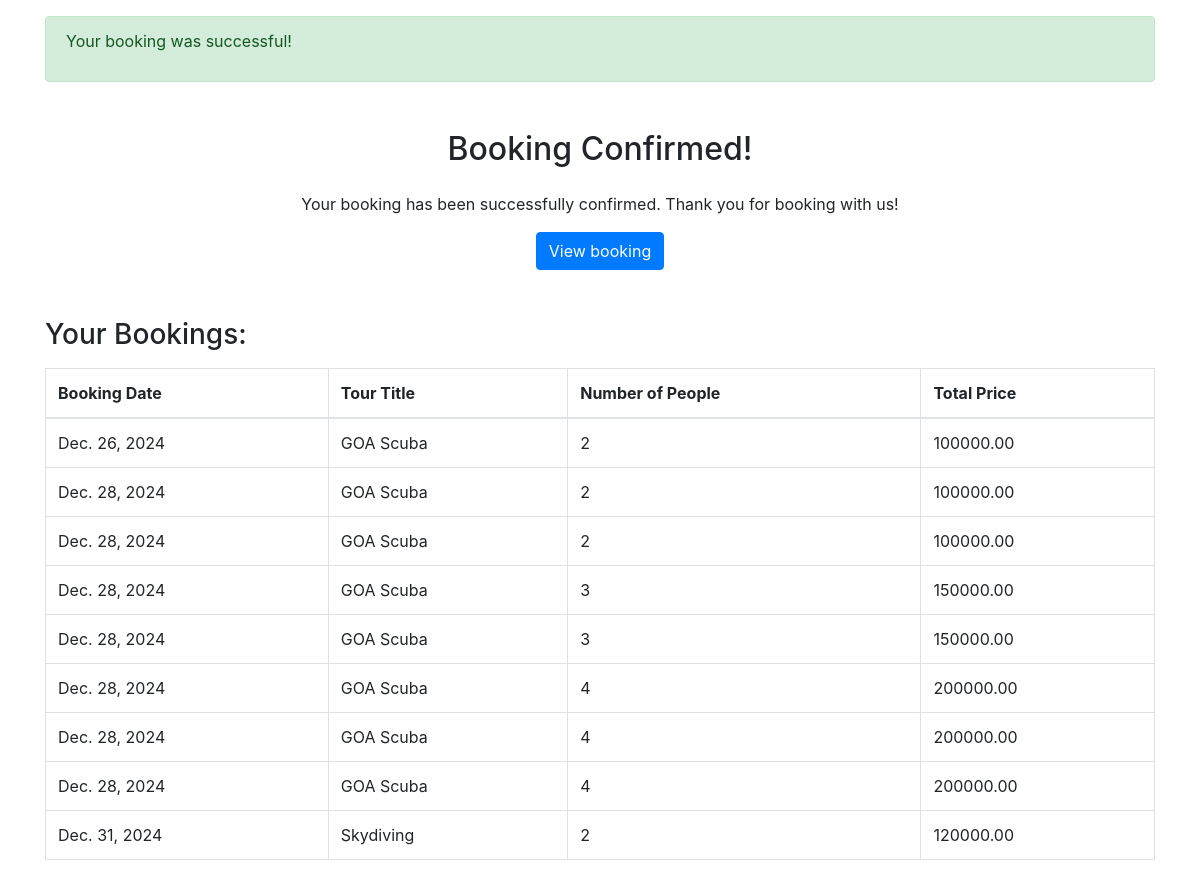
Before: /Tour/booking_success/ (signed in) with the older database file.
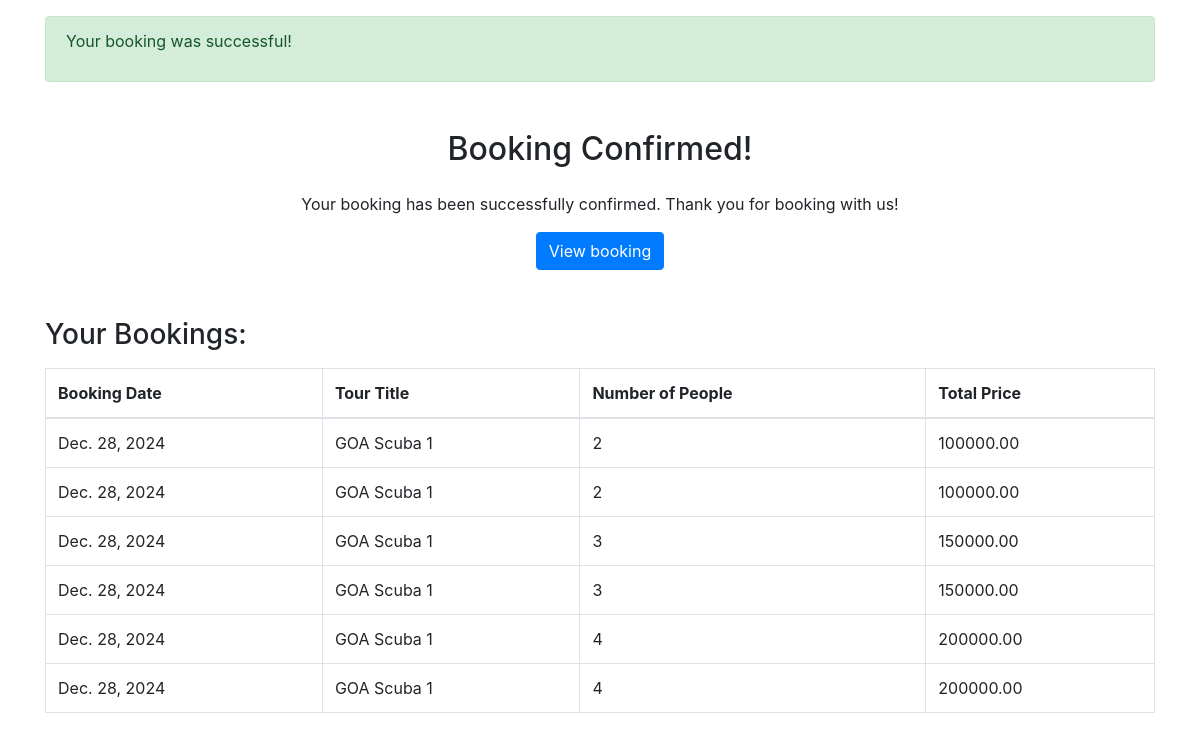
After: the same page with the newer database file.
### Tour/models.py (models this page shows, shortened)
class UserBooking(models.Model):
    user = models.ForeignKey(User, on_delete=models.CASCADE)
    tour = models.ForeignKey(Tour, on_delete=models.CASCADE)
    date = models.DateField()
    num_people = models.PositiveIntegerField(default=1)
    total_price = models.DecimalField(max_digits=10, decimal_places=2)
    status = models.CharField(max_length=20, choices=[('Pending', 'Pending'), ('Confirmed', 'Confirmed')])

### Manager/models.py (models this page shows, shortened)
class Tour(models.Model):
    LOCATION_CHOICES = [
        ('Manali', 'Manali'),
        ('Goa', 'Goa'),
        ('Jaipur', 'Jaipur'),
        ('Leh', 'Leh'),
        ('Rishikesh', 'Rishikesh'),
        ('Kerala', 'Kerala'),
        ('Andaman', 'Andaman'),
        ('Darjeeling', 'Darjeeling'),
        ('Shimla', 'Shimla'),
        ('Varanasi', 'Varanasi'),
    ]
    ADVENTURE_CHOICES = [
        ('Hiking', 'Hiking'),
        ('Scuba Diving', 'Scuba Diving'),
        ('Safari', 'Safari'),
        ('Skydiving', 'Skydiving'),
        ('Camping', 'Camping'),
        ('City Tour', 'City Tour'),
        ('Rafting', 'Rafting'),
    ]
    title = models.CharField(max_length=100)
    description = models.TextField()
    location = models.CharField(max_length=100, choices=LOCATION_CHOICES)
    adventure_type = models.CharField(max_length=100, choices=ADVENTURE_CHOICES)
    price = models.DecimalField(max_digits=8, decimal_places=2)
    start_date = models.DateField()
    end_date = models.DateField()
    created_by = models.ForeignKey(User, on_delete=models.CASCADE)
    max_group_size = models.PositiveIntegerField()
    itinerary = models.TextField(blank=True)
    image = models.ImageField(upload_to='tours/images/', blank=True, null=True)

### Tour/views.py (the view)
# urls.py: path('booking_success/', views.booking_success, name='booking_success'),
@login_required
def booking_success(request):
    messages.success(request, 'Your booking was successful!')
    user_bookings = UserBooking.objects.filter(user=request.user).order_by('date')
    return render(request, 'tour/booking_success.html', {'user_bookings': user_bookings})

### Templates/tour/booking_success.html (shortened to what this page needs)
<!DOCTYPE html>
<html lang="en">
<head>
    <link href="https://stackpath.bootstrapcdn.com/bootstrap/4.5.2/css/bootstrap.min.css" rel="stylesheet">
</head>
<body>
    <div class="container">
        {% block messages %}
            <div class="alert alert-success mt-3" role="alert">
                {% for message in messages %}
                    <p>{{ message }}</p>
                {% endfor %}
            </div>
        {% endblock %}
        <h2 class="text-center mt-5">Booking Confirmed!</h2>
        <div class="text-center mt-4">
            <p>Your booking has been successfully confirmed. Thank you for booking with us!</p>
            <a href="{% url 'Tour:user_bookings' %}" class="btn btn-primary">View booking</a>
        </div>
        {% if user_bookings %}
            <h3 class="mt-5">Your Bookings:</h3>
            <table class="table table-bordered mt-3">
                <thead>
                    <tr>
                        <th>Booking Date</th>
                        <th>Tour Title</th>
                        <th>Number of People</th>
                        <th>Total Price</th>
                    </tr>
                </thead>
                <tbody>
                    {% for booking in user_bookings %}
                        <tr>
                            <td>{{ booking.date }}</td>
                            <td>{{ booking.tour.title }}</td>
                            <td>{{ booking.num_people }}</td>
                            <td>{{ booking.total_price }}</td>
                        </tr>
                    {% endfor %}
                </tbody>
            </table>
        {% else %}
            <p>You have no bookings yet.</p>
        {% endif %}
    </div>
</body>
</html>

Changed rows visible on the page:
removed UserBooking: date "Dec. 26, 2024", tour "GOA Scuba", num_people "2", total_price "100000.00"
removed UserBooking: date "Dec. 28, 2024", tour "GOA Scuba", num_people "4", total_price "200000.00"
removed UserBooking: date "Dec. 31, 2024", tour "Skydiving", num_people "2", total_price "120000.00"
changed through a linked row, UserBooking (number 1 of 6 on the later page): tour "GOA Scuba" → "GOA Scuba 1"
changed through a linked row, UserBooking (number 2 of 6 on the later page): tour "GOA Scuba" → "GOA Scuba 1"
changed through a linked row, UserBooking (number 3 of 6 on the later page): tour "GOA Scuba" → "GOA Scuba 1"
changed through a linked row, UserBooking (number 4 of 6 on the later page): tour "GOA Scuba" → "GOA Scuba 1"
changed through a linked row, UserBooking (number 5 of 6 on the later page): tour "GOA Scuba" → "GOA Scuba 1"
changed through a linked row, UserBooking (number 6 of 6 on the later page): tour "GOA Scuba" → "GOA Scuba 1"
